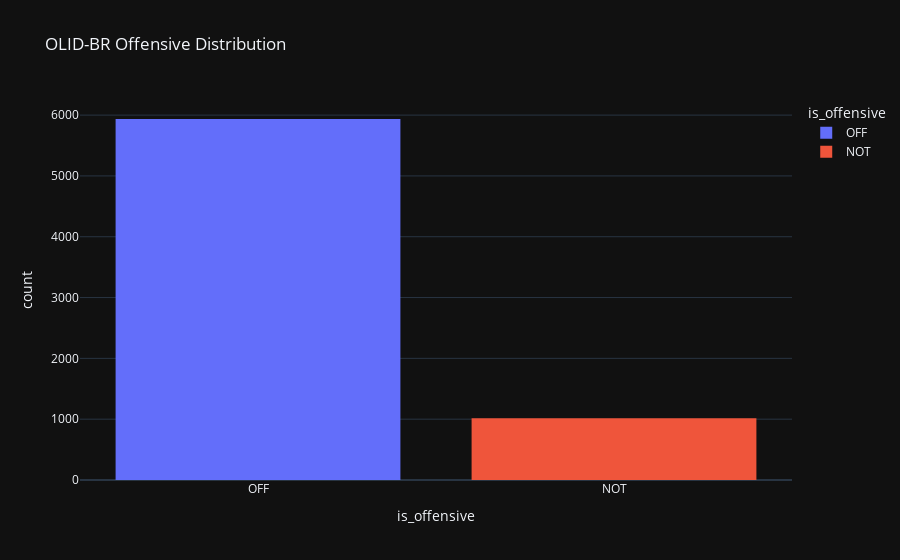

Write notebook code for a chart like this one.
### Code cell
px.histogram(
    olidbr, 
    x='is_offensive', 
    color='is_offensive', 
    title='OLID-BR Offensive Distribution', 
    template='plotly_dark',
).show()

### Figure 1 — Plotly figure (JSON) as saved in the notebook; plotly's stock layout.template omitted (floating-point values rounded to 4 significant figures; data arrays with more than 128 entries replaced by an {"elided": "..."} marker saying what was removed)
{"data": [{"alignmentgroup": "True", "bingroup": "x", "hovertemplate": "is_offensive=%{x}<br>count=%{y}<extra></extra>", "legendgroup": "OFF", "marker": {"color": "#636efa", "pattern": {"shape": ""}}, "name": "OFF", "offsetgroup": "OFF", "orientation": "v", "showlegend": true, "type": "histogram", "x": {"elided": "5936 str values"}, "xaxis": "x", "yaxis": "y"}, {"alignmentgroup": "True", "bingroup": "x", "hovertemplate": "is_offensive=%{x}<br>count=%{y}<extra></extra>", "legendgroup": "NOT", "marker": {"color": "#EF553B", "pattern": {"shape": ""}}, "name": "NOT", "offsetgroup": "NOT", "orientation": "v", "showlegend": true, "type": "histogram", "x": {"elided": "1016 str values"}, "xaxis": "x", "yaxis": "y"}], "layout": {"barmode": "relative", "legend": {"title": {"text": "is_offensive"}, "tracegroupgap": 0}, "title": {"text": "OLID-BR Offensive Distribution"}, "xaxis": {"anchor": "y", "categoryarray": ["OFF", "NOT"], "categoryorder": "array", "domain": [0, 1], "title": {"text": "is_offensive"}}, "yaxis": {"anchor": "x", "domain": [0, 1], "title": {"text": "count"}}}}
